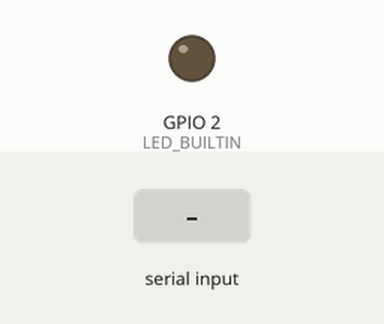
The sketch below on a simulated ESP32. On the bench: output pins drawn as LEDs (lit = HIGH). The test bench sets the inputs (shaded band).

Above: at 1.2 s.
1.3 s: "On" received over the second serial link
At 3.3 s:
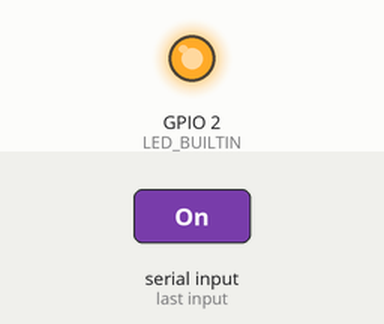
3.8 s: "Off" received over the second serial link
At 5.3 s:
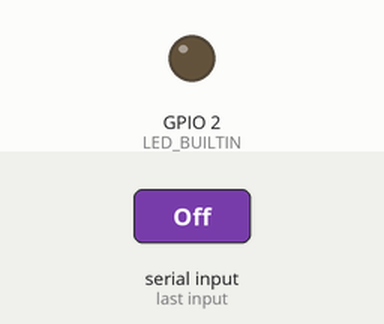
Timing chart, 0 to 6.8 s (numbered marks = the images above; inputs shaded):
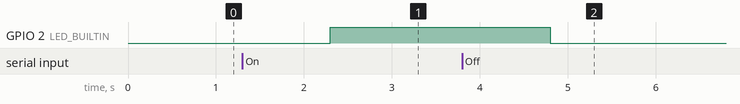

The sketch:

Bluetooth_ans.ino
```cpp
/******************************************************
 * 目標: 將序列埠控制LED燈的程式改成利用Dabble藍芽控制
 *
 * 動作拆解:
 * 1. 引入Dabble函式庫
 * 2. 初始化藍芽溝通
 * 3. 接收藍芽資料
 * 4. 改為終端機模組
 ******************************************************/
// 引入函式庫
#include <DabbleESP32.h>                 // 1. 引入Dabble函式庫

// 參數
#define LED_BUILTIN 2
String data;

// 設定函式，只會執行一次
void setup(){
  pinMode(LED_BUILTIN, OUTPUT);
  Dabble.begin("Bluetooth_Name");        // 2. 初始化藍芽溝通
}

// 迴圈函式，會不斷重複執行
void loop(){
  Dabble.processInput();                 // 3. 接收藍芽資料
  if(Terminal.available() > 0){          // 4. Serial 改為 Terminal
    data = Terminal.readString();        // 4. Serial 改為 Terminal
    data.trim();
    if(data == "On"){
      digitalWrite(LED_BUILTIN, HIGH);
      Terminal.println("Lights on.");    // 4. Serial 改為 Terminal
    }
    if(data == "Off"){
      digitalWrite(LED_BUILTIN, LOW);
      Terminal.println("Lights off.");   // 4. Serial 改為 Terminal
    }
  }
}
```

Measured:
- after the input at 1.3 s, GPIO 2 (LED_BUILTIN): LOW → HIGH after 1.0 s
- after the input at 3.8 s, GPIO 2 (LED_BUILTIN): HIGH → LOW after 1.0 s
